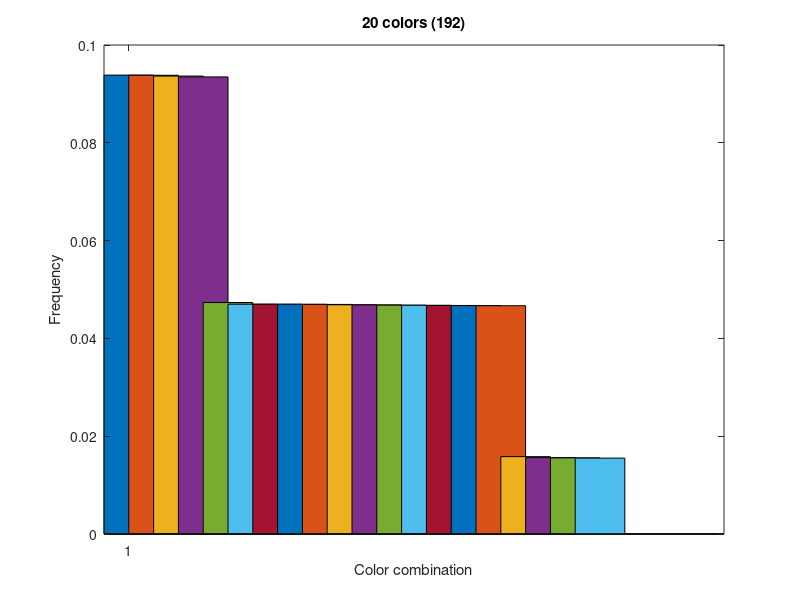

Write MATLAB code to recreate this figure.
function f = loxsim(varargin)
%
% simulate pdfs for color space spanned by the lox/cre recombinase trick

ngenes = 3;
ncolors = 4;
loops = 1;
nsim = 1000000;
loops = 1;
j = 1;
while j <= length(varargin)
     if strncmpi(varargin{j},'loops',2)
        j = j+1;
        loops = varargin{j};
     elseif strncmpi(varargin{j},'ncolors',2)
        j = j+1;
        ncolors = varargin{j};
    elseif strncmpi(varargin{j},'ngenes',2)
        j = j+1;
        ngenes = varargin{j};
    elseif strncmpi(varargin{j},'nsim',2)
        j = j+1;
        nsim = varargin{j};
    end
    j = j+1;
end
allvals = [];
for j = 1:loops
    triplets = floor(rand(nsim,ngenes) .* ncolors);
    vals = sum((ngenes+1).^triplets,2);
    allvals = [allvals; vals];
end
bins = hist(allvals,max(allvals));
id = find(bins > 0);
f = sort(bins(id)./(nsim*loops),'descend');
hold off;
for j = 1:length(f)
h(j) = bar(j,f(j),1);
hold on;
end
if ngenes == 8
set(h(1),'facecolor',[2/8 3/8 3/8]);
set(h(2),'facecolor',[3/8 3/8 2/8]);
set(h(3),'facecolor',[3/8 2/8 3/8]);

set(h(4),'facecolor',[4/8 2/8 2/8]);
set(h(5),'facecolor',[2/8 4/8 2/8]);
set(h(6),'facecolor',[2/8 2/8 4/8]);
j = 7;
set(h(j),'facecolor',[1/8 3/8 4/8]); j = j+1;
set(h(j),'facecolor',[3/8 1/8 4/8]); j = j+1;
set(h(j),'facecolor',[1/8 4/8 3/8]); j = j+1;
set(h(j),'facecolor',[3/8 4/8 1/8]); j = j+1;
set(h(j),'facecolor',[4/8 1/8 3/8]); j = j+1;
set(h(j),'facecolor',[4/8 3/8 1/8]); j = j+1;

set(h(j),'facecolor',[4/8 4/8 0/8]); j = j+1;
set(h(j),'facecolor',[0/8 4/8 4/8]); j = j+1;
set(h(j),'facecolor',[4/8 0/8 4/8]); j = j+1;

set(h(j),'facecolor',[1/8 5/8 2/8]); j = j+1;
set(h(j),'facecolor',[2/8 5/8 1/8]); j = j+1;
set(h(j),'facecolor',[5/8 1/8 2/8]); j = j+1;
set(h(j),'facecolor',[5/8 2/8 1/8]); j = j+1;
set(h(j),'facecolor',[1/8 2/8 5/8]); j = j+1;
set(h(j),'facecolor',[2/8 1/8 5/8]); j = j+1;

set(h(j),'facecolor',[0/8 5/8 3/8]); j = j+1;
set(h(j),'facecolor',[3/8 5/8 0/8]); j = j+1;
set(h(j),'facecolor',[5/8 0/8 3/8]); j = j+1;
set(h(j),'facecolor',[5/8 3/8 0/8]); j = j+1;
set(h(j),'facecolor',[0/8 3/8 5/8]); j = j+1;
set(h(j),'facecolor',[3/8 0/8 5/8]); j = j+1;

set(h(j),'facecolor',[1/8 6/8 1/8]); j = j+1;
set(h(j),'facecolor',[6/8 1/8 1/8]); j = j+1;
set(h(j),'facecolor',[1/8 1/8 6/8]); j = j+1;

set(h(j),'facecolor',[6/8 2/8 0/8]); j = j+1;
set(h(j),'facecolor',[6/8 0/8 2/8]); j = j+1;
set(h(j),'facecolor',[2/8 6/8 0/8]); j = j+1;
set(h(j),'facecolor',[0/8 6/8 2/8]); j = j+1;
set(h(j),'facecolor',[2/8 0/8 6/8]); j = j+1;
set(h(j),'facecolor',[0/8 2/8 6/8]); j = j+1;

set(h(j),'facecolor',[7/8 1/8 0/8]); j = j+1;
set(h(j),'facecolor',[7/8 0/8 1/8]); j = j+1;
set(h(j),'facecolor',[1/8 7/8 0/8]); j = j+1;
set(h(j),'facecolor',[0/8 7/8 1/8]); j = j+1;
set(h(j),'facecolor',[0/8 1/8 7/8]); j = j+1;
set(h(j),'facecolor',[1/8 0/8 7/8]); j = j+1;

set(h(j),'facecolor',[8/8 0/8 0/8]); j = j+1;
set(h(j),'facecolor',[0/8 8/8 0/8]); j = j+1;
set(h(j),'facecolor',[0/8 0/8 8/8]); j = j+1;

end
mean(triplets);
title(sprintf('%d colors (%d)',length(id),max(allvals)));
ylabel('Frequency');
xlabel('Color combination');
